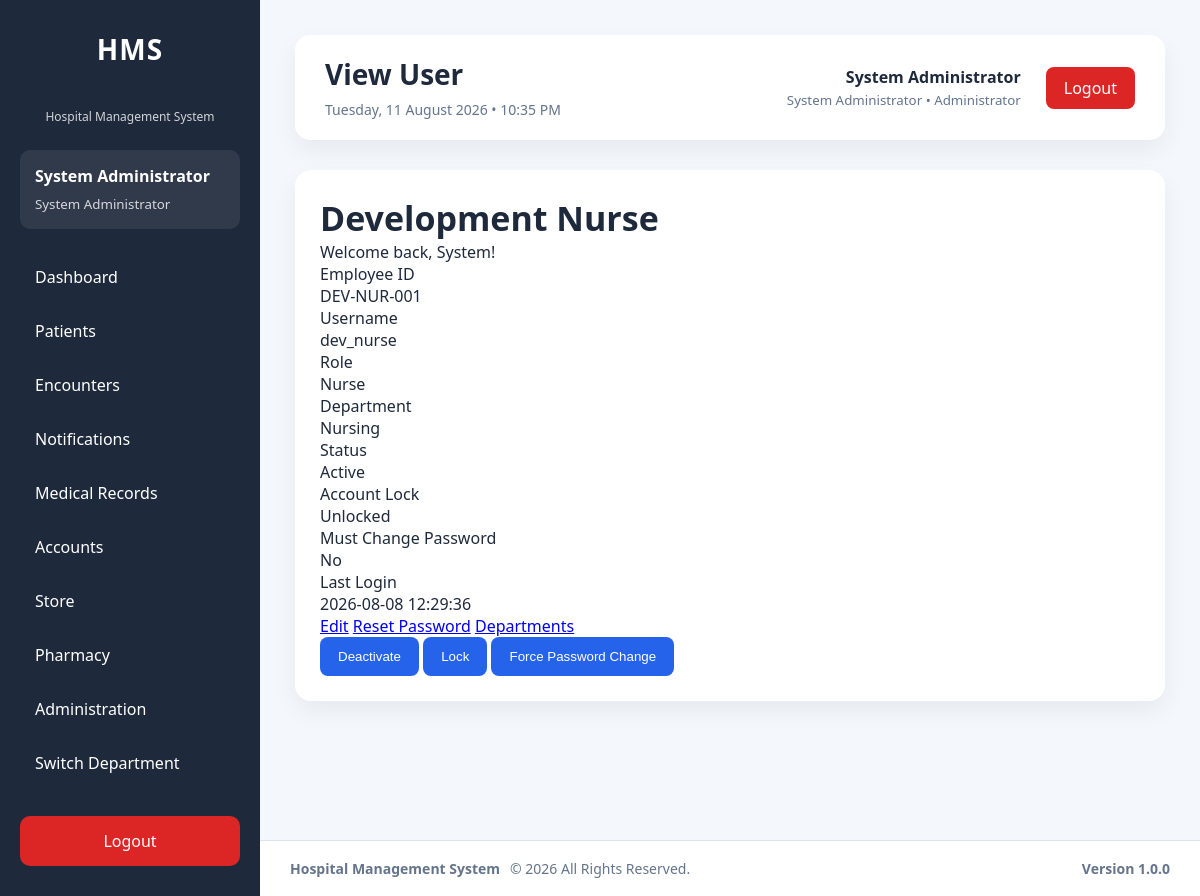
/modules/administration/users/view.php?id=4 (signed in), run on an earlier commit of the app's database.
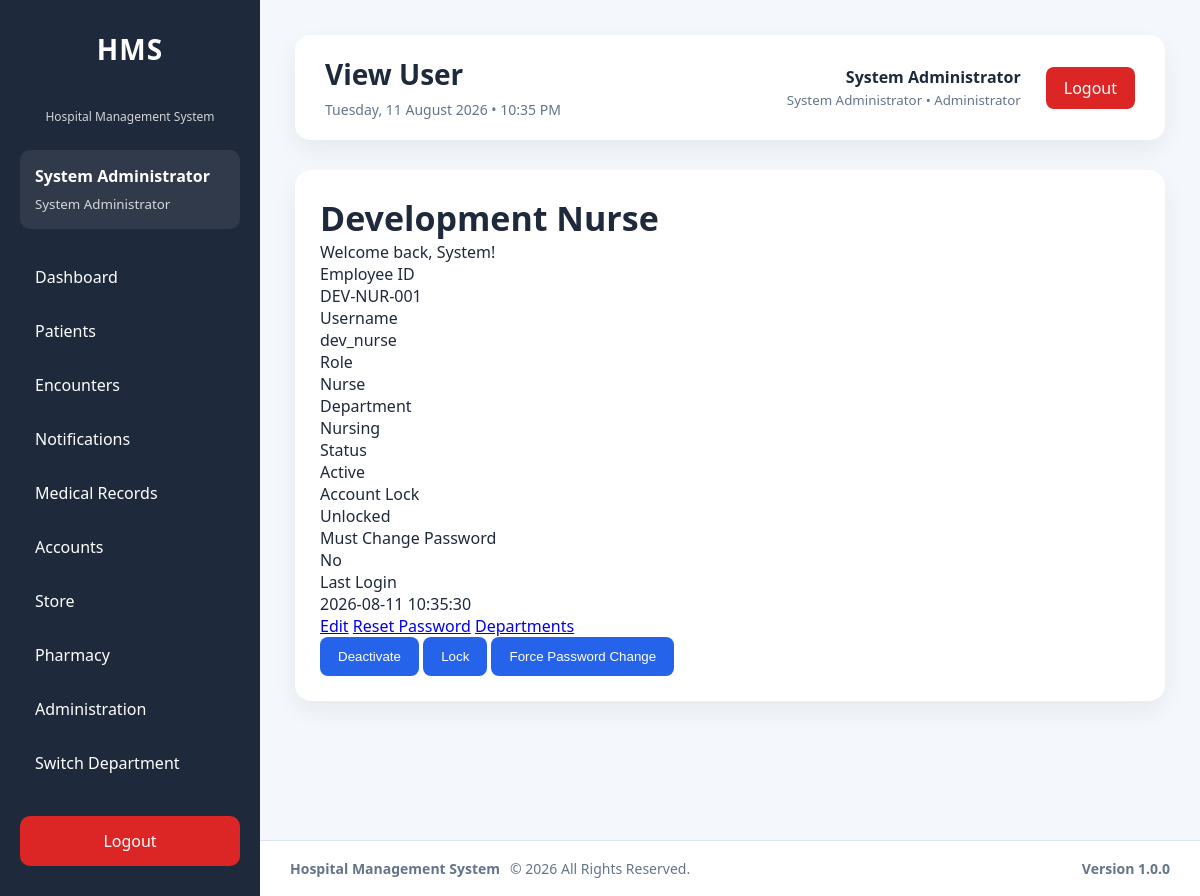
And on a later commit of the database.
### tables this page shows
CREATE TABLE `users` (
  `id` int(11) NOT NULL AUTO_INCREMENT,
  `employee_id` varchar(30) NOT NULL,
  `first_name` varchar(100) NOT NULL,
  `last_name` varchar(100) NOT NULL,
  `gender` enum('Male','Female') DEFAULT NULL,
  `phone` varchar(20) DEFAULT NULL,
  `email` varchar(150) DEFAULT NULL,
  `username` varchar(50) NOT NULL,
  `password` varchar(255) NOT NULL,
  `department_id` int(11) NOT NULL,
  `role_id` int(11) NOT NULL,
  `status` enum('Active','Inactive') NOT NULL DEFAULT 'Active',
  `failed_login_attempts` int(11) NOT NULL DEFAULT 0,
  `last_failed_login` datetime DEFAULT NULL,
  `locked_at` datetime DEFAULT NULL,
  `locked_by` int(11) DEFAULT NULL,
  `lock_reason` varchar(255) DEFAULT NULL,
  `last_login` datetime DEFAULT NULL,
  `password_changed_at` datetime DEFAULT NULL,
  `must_change_password` tinyint(1) NOT NULL DEFAULT 0,
  `created_at` timestamp NOT NULL DEFAULT current_timestamp(),
  `updated_at` timestamp NULL DEFAULT NULL ON UPDATE current_timestamp(),
  PRIMARY KEY (`id`),
  UNIQUE KEY `uq_users_employee` (`employee_id`),
  UNIQUE KEY `uq_users_username` (`username`),
  KEY `idx_users_department` (`department_id`),
  KEY `idx_users_role` (`role_id`),
  KEY `idx_users_status` (`status`),
  KEY `idx_users_lastname` (`last_name`),
  KEY `idx_users_firstname` (`first_name`),
  KEY `idx_users_locked_at` (`locked_at`),
  KEY `fk_users_locked_by` (`locked_by`),
  CONSTRAINT `fk_users_department` FOREIGN KEY (`department_id`) REFERENCES `departments` (`id`) ON UPDATE CASCADE,
  CONSTRAINT `fk_users_locked_by` FOREIGN KEY (`locked_by`) REFERENCES `users` (`id`) ON DELETE SET NULL ON UPDATE CASCADE,
  CONSTRAINT `fk_users_role` FOREIGN KEY (`role_id`) REFERENCES `roles` (`id`) ON UPDATE CASCADE
);

CREATE TABLE `roles` (
  `id` int(11) NOT NULL AUTO_INCREMENT,
  `role_name` varchar(100) NOT NULL,
  `description` text DEFAULT NULL,
  `is_active` tinyint(1) NOT NULL DEFAULT 1,
  `created_at` timestamp NOT NULL DEFAULT current_timestamp(),
  `updated_at` timestamp NULL DEFAULT NULL ON UPDATE current_timestamp(),
  PRIMARY KEY (`id`),
  UNIQUE KEY `uq_roles_name` (`role_name`),
  KEY `idx_roles_active` (`is_active`)
);

CREATE TABLE `departments` (
  `id` int(11) NOT NULL AUTO_INCREMENT,
  `department_name` varchar(100) NOT NULL,
  `department_code` varchar(30) NOT NULL,
  `description` text DEFAULT NULL,
  `location` varchar(150) DEFAULT NULL,
  `contact_extension` varchar(30) DEFAULT NULL,
  `department_type` enum('Clinical','Administrative','Diagnostic','Support') NOT NULL DEFAULT 'Support',
  `queue_enabled` tinyint(1) NOT NULL DEFAULT 1,
  `is_active` tinyint(1) NOT NULL DEFAULT 1,
  `display_order` int(11) NOT NULL DEFAULT 0,
  `created_at` timestamp NOT NULL DEFAULT current_timestamp(),
  `updated_at` timestamp NULL DEFAULT NULL ON UPDATE current_timestamp(),
  PRIMARY KEY (`id`),
  UNIQUE KEY `uq_departments_name` (`department_name`),
  UNIQUE KEY `uq_departments_code` (`department_code`),
  KEY `idx_departments_active` (`is_active`),
  KEY `idx_departments_type` (`department_type`),
  KEY `idx_departments_queue` (`queue_enabled`)
);

### services/PermissionService.php (called while the page is built, shortened)
<?php
class PermissionService
{
    public function isAdministrator(?array $user = null): bool
    {
        $user = $user ?? $this->currentUser();
        return ($user['role_name'] ?? '') === 'System Administrator';
    }
}

### services/UserService.php (called while the page is built, shortened)
<?php
class UserService
{
    private PDO $db;
    public function __construct(PDO $db)
    {
        $this->db = $db;
    }
    public function findById(int $id): ?array
    {
        $stmt = $this->db->prepare("
            SELECT
                u.*,
                d.department_name,
                r.role_name
            FROM users u
            INNER JOIN departments d
                ON u.department_id = d.id
            INNER JOIN roles r
                ON u.role_id = r.id
            WHERE u.id = :id
            LIMIT 1
        ");
        $stmt->execute([
            ':id' => $id
        ]);
        $user = $stmt->fetch();
        return $user ?: null;
    }
    public function getUserById(int $userId): ?array
    {
        return $this->findById($userId);
    }
}

### modules/administration/partials/bootstrap.php (called while the page is built, shortened)
<?php
require_once __DIR__ . '/../../../config/auth.php';
require_once __DIR__ . '/../../../config/database.php';
require_once __DIR__ . '/../../../config/helpers.php';
require_once __DIR__ . '/../../../services/UserService.php';
require_once __DIR__ . '/../../../services/PermissionService.php';
require_once __DIR__ . '/../../../services/UserDepartmentService.php';
$userService = new UserService($pdo);

### config/helpers.php (called while the page is built, shortened)
<?php
function e($value): string
{
    return htmlspecialchars(
        (string)$value,
        ENT_QUOTES,
        'UTF-8'
    );
}

### modules/administration/users/view.php (the view, shortened to what this page needs)
<?php
require_once __DIR__ . '/../partials/bootstrap.php';
$userId = (int)($_GET['id'] ?? 0);
$user = $userService->getUserById($userId);
$success = $_SESSION['success_message'] ?? null;
require_once __DIR__ . '/../../../layouts/header.php';
require_once __DIR__ . '/../../../layouts/sidebar.php';
?>
<main class="content">
    <?php require_once __DIR__ . '/../../../layouts/navbar.php'; ?>
    <section class="card">
        <h2><?= e($user['first_name'] . ' ' . $user['last_name']) ?></h2>
        <?php if ($success): ?><p class="alert alert-success"><?= e($success) ?></p><?php endif; ?>
        <dl>
            <dt>Employee ID</dt><dd><?= e($user['employee_id']) ?></dd>
            <dt>Username</dt><dd><?= e($user['username']) ?></dd>
            <dt>Role</dt><dd><?= e($user['role_name']) ?></dd>
            <dt>Department</dt><dd><?= e($user['department_name']) ?></dd>
            <dt>Status</dt><dd><?= e($user['status']) ?></dd>
            <dt>Account Lock</dt><dd><?= !empty($user['locked_at']) ? 'Locked' : 'Unlocked' ?></dd>
            <dt>Must Change Password</dt><dd><?= !empty($user['must_change_password']) ? 'Yes' : 'No' ?></dd>
            <dt>Last Login</dt><dd><?= e((string)($user['last_login'] ?? 'Never')) ?></dd>
        </dl>
        <p>
            <a class="btn-primary" href="edit.php?id=<?= $userId ?>">Edit</a>
            <a href="reset_password.php?id=<?= $userId ?>">Reset Password</a>
            <a href="departments.php?id=<?= $userId ?>">Departments</a>
        </p>
        <form method="POST" action="action.php" style="display:inline">
            <?php if ($user['status'] === 'Active'): ?>
                <button name="action" value="deactivate">Deactivate</button>
            <?php else: ?>
                <button name="action" value="activate">Activate</button>
            <?php endif; ?>
            <?php if (!empty($user['locked_at'])): ?>
                <button name="action" value="unlock">Unlock</button>
            <?php else: ?>
                <button name="action" value="lock">Lock</button>
            <?php endif; ?>
            <button name="action" value="force_password_change">Force Password Change</button>
        </form>
    </section>
</main>
<?php require_once __DIR__ . '/../../../layouts/footer.php'; ?>

What changed in the data, as far as the page shows it:
changed users "Development Nurse": last_login "2026-08-08 12:29:36" → "2026-08-11 10:35:30"
